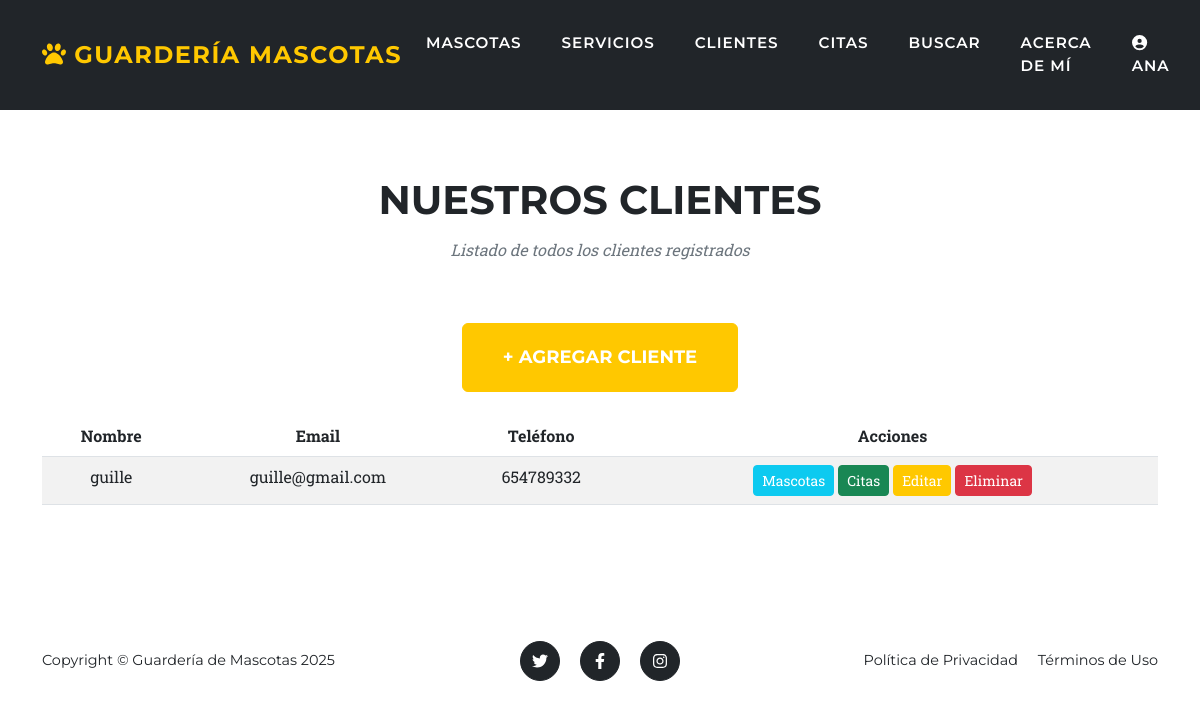
Page /clientes/ (signed in) on the earlier database version.
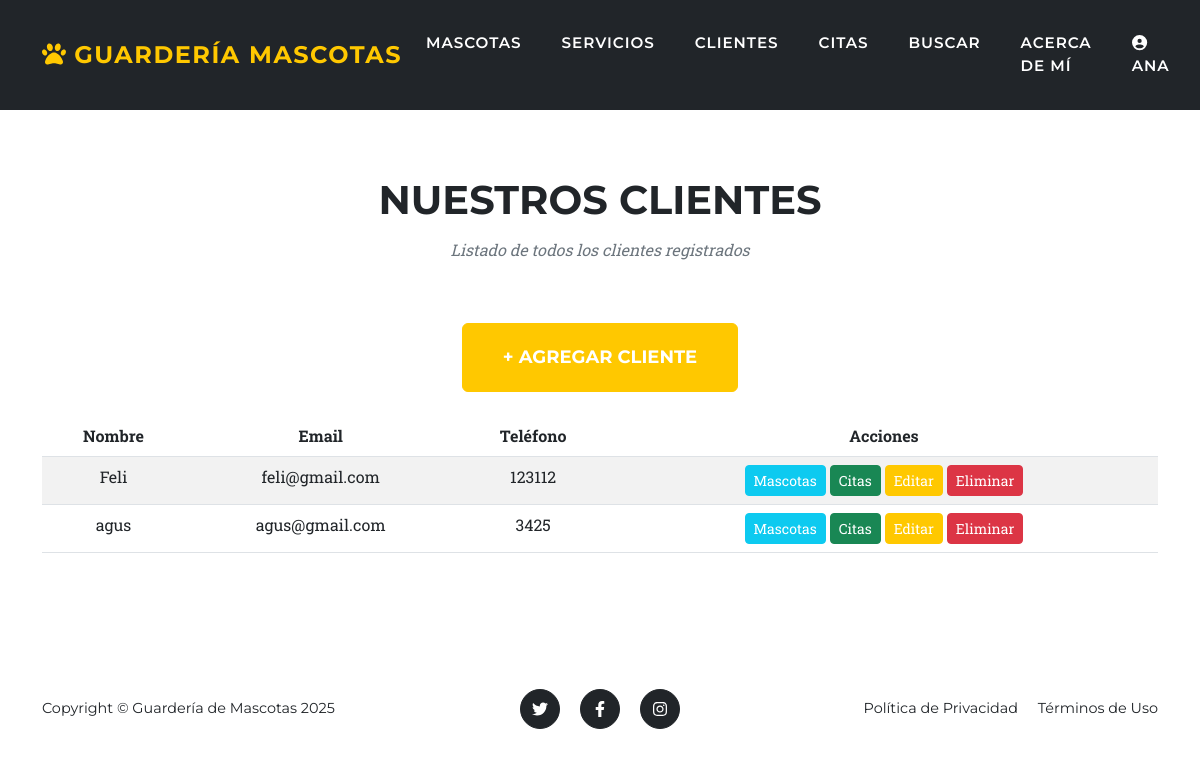
Same page on the later database version.
### entidades/models.py (models this page shows, shortened)
class cliente(models.Model):
    nombre_cliente = models.CharField(max_length=100)
    email = models.EmailField()
    telefono = models.CharField(max_length=15)

### entidades/views.py (the view)
# urls.py: path('clientes/', views.clientes_list, name='clientes_list'),
@login_required(login_url='login')
def clientes_list(request):
    clientes = cliente.objects.all()
    return render(request, 'entidades/cliente_list.html', {'clientes': clientes})

### entidades/templates/entidades/cliente_list.html (shortened to what this page needs)
{% extends 'entidades/base.html' %}
{% block content %}
<section class="page-section">
    <div class="container">
        <div class="text-center">
            <h2 class="section-heading text-uppercase">Nuestros Clientes</h2>
            <h3 class="section-subheading text-muted">Listado de todos los clientes registrados</h3>
       <div class="text-center mb-4">
            <a href="{% url 'cliente_create' %}" class="btn btn-primary btn-xl text-uppercase">+ Agregar Cliente</a>
        </div>
        {% if clientes %}
        <div class="table-responsive">
            <table class="table table-striped">
                <thead>
                    <tr>
                        <th>Nombre</th>
                        <th>Email</th>
                        <th>Teléfono</th>
                        <th>Acciones</th>
                    </tr>
                </thead>
                <tbody>
                    {% for cliente in clientes %}
                    <tr>
                        <td>{{ cliente.nombre_cliente }}</td>
                        <td>{{ cliente.email }}</td>
                        <td>{{ cliente.telefono }}</td>
                     <td>
                            <a href="{% url 'mascotas_por_cliente' cliente.pk %}" class="btn btn-info btn-sm">Mascotas</a>
                            <a href="{% url 'citas_por_cliente' cliente.pk %}" class="btn btn-success btn-sm">Citas</a>
                            <a href="{% url 'cliente_edit' cliente.pk %}" class="btn btn-warning btn-sm">Editar</a>
                            <a href="{% url 'cliente_delete' cliente.pk %}" class="btn btn-danger btn-sm">Eliminar</a>
                        </td>
                    </tr>
                    {% endfor %}
                </tbody>
            </table>
        </div>
        {% else %}
        <p class="text-center text-muted">No hay clientes registrados aún.</p>
        {% endif %}
    </div>
</section>
{% endblock %}

Differences in the rows shown:
removed cliente: nombre_cliente "guille", email "guille@gmail.com", telefono "654789332"
added cliente: nombre_cliente "Feli", email "feli@gmail.com", telefono "123112"
added cliente: nombre_cliente "agus", email "agus@gmail.com", telefono "3425"
